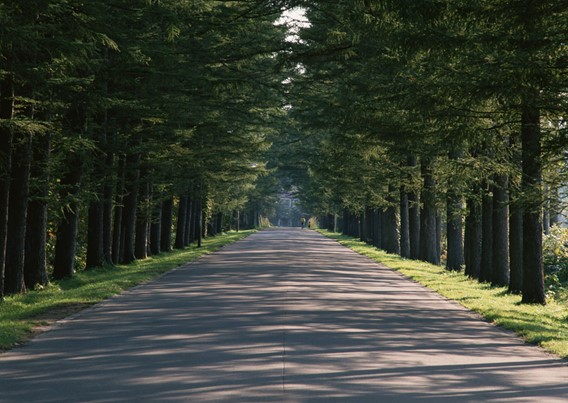
#> input picture hxj/Opencv-python/1.jpg, 568 x 403 px
$ python '像素处理.py'
#> lines starting #> are read from the running program, lines starting #| are printed output that depends on the picture
#> further down, img is the input picture: shape (403, 568, 3); mean B, G, R 54.2, 65.7, 59.9
import numpy as np
import cv2 as cv


def access_pixel(image):
    """
    访问图像所有像素
    :param image:
    :return:
    """
    print(image.shape)
#| (403, 568, 3)

    height = image.shape[0]
#> height = 403
    width = image.shape[1]
#> width = 568
    channels = image.shape[2]
#> channels = 3
    print('height: %s, width: %s, channels: %s' % (height, width, channels))
#| height: 403, width: 568, channels: 3

    # [5 lines of commented-out code are left out]
    image = cv.bitwise_not(image)
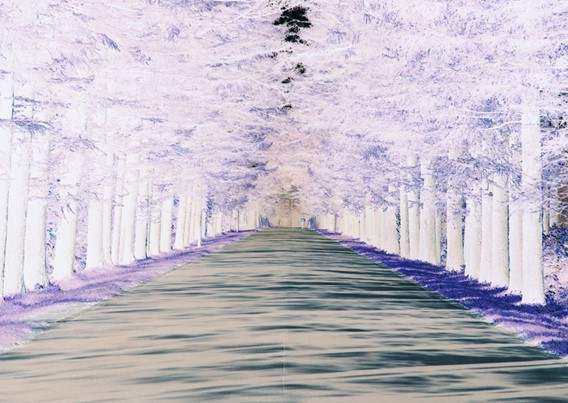
#> image: shape (403, 568, 3); mean of channels 0, 1, 2 200.8, 189.3, 195.1; drawn as B, G, R
    cv.imshow('demo', image)


def create_image():
    """
    创建新图像
    :return:
    """
    img = np.zeros([400, 400, 3], np.uint8)
    img[:, :, 0] = np.ones([400, 400]) * 255
    img[:, :, 2] = np.ones([400, 400]) * 255
    cv.imshow('new image', img)
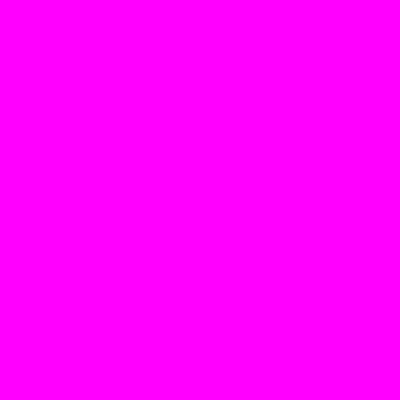
#> window 'new image': shape (400, 400, 3); mean B, G, R 255, 0, 255

    img = np.zeros([400, 400, 1], np.uint8)
    img = img * 127
    cv.imshow('new image', img)
    cv.imwrite('127img.png', img)

    img = np.ones([3, 3], np.uint8)
    img.fill(1000.22)
    print(img)
    # 变换为一维数组
    img = img.reshape([1, 9])
    print(img)


img = cv.imread('1.jpg')
# 获取cpu当前时钟总数
t1 = cv.getTickCount()
access_pixel(img)
t2 = cv.getTickCount()
# 计算处理像素花费的时间
time = ((t2 - t1) / cv.getTickFrequency())
print('time: %s s' % time)
create_image()
cv.waitKey()
cv.destroyAllWindows()
